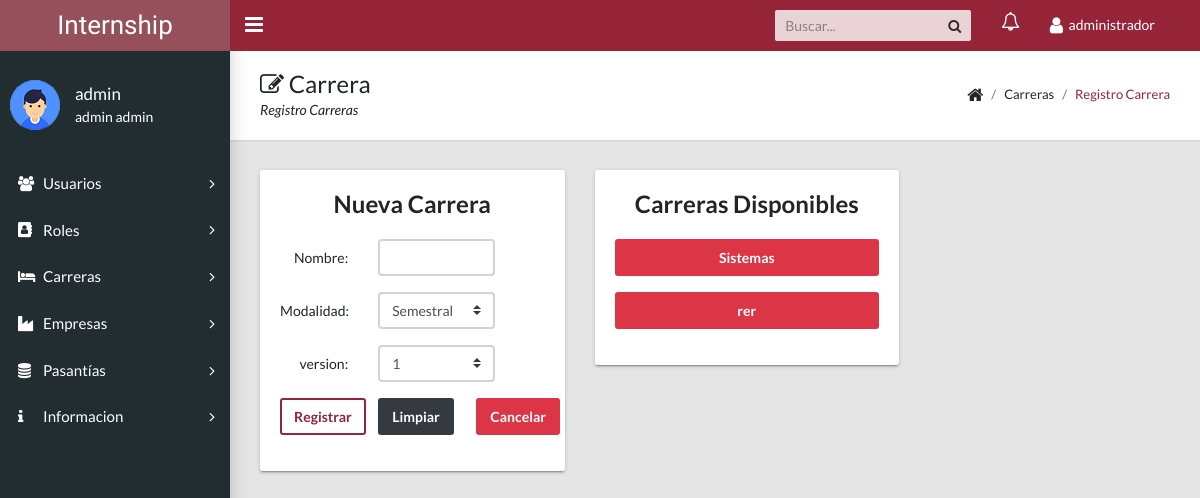
Before: /admin/docs/crear_carrera.php (signed in) with the older database file.
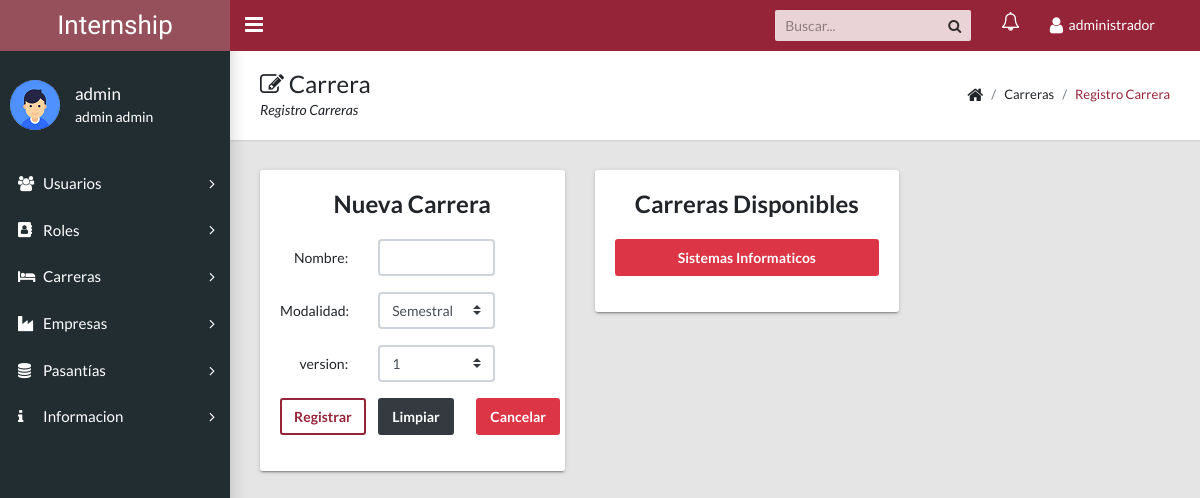
After: the same page with the newer database file.
### tables this page shows
CREATE TABLE `carrera` (
  `id_carrera` int(11) NOT NULL AUTO_INCREMENT,
  `nombrecarrera` varchar(45) DEFAULT NULL,
  `modalidad` varchar(45) DEFAULT NULL,
  `version` int(11) DEFAULT NULL,
  `activocarrera` tinyint(4) DEFAULT NULL,
  PRIMARY KEY (`id_carrera`)
);

### modelo/conexion.php (called while the page is built, shortened)
<?php
class conexion{
	public $con;
	function __construct(){
	$this->host="localhost";
	$this->user="root";
	$this->clave="";
	$this->db="inter";
	$this->con=mysqli_connect($this->host, $this->user,$this->clave);
	mysqli_query($this->con, 'SET NAMES UTF-8');
	if($this->con){
		mysqli_select_db($this->con,$this->db);
	}
	}
public function con_retorno($sql){
$resp=mysqli_query($this->con, $sql);
return $resp;
}
}

### admin/docs/crear_carrera.php (the view, shortened to what this page needs)
<?php
include_once ('../../modelo/conexion.php');
$con=new conexion();
$sql="select * from carrera where activocarrera=1";
$datos=$con->con_retorno($sql);
 ?>
<html>
<head>
    <link rel="stylesheet" href="css/main.css">
    <?php include_once('menu.php');
    ?>
</head>
<body>
<main class="app-content">
    <div class="app-title">
        <div>
            <h1><i class="fa fa-edit"></i> Carrera</h1>
            <p>Registro Carreras</p>
        </div>
        <ul class="app-breadcrumb breadcrumb">
            <li class="breadcrumb-item"><i class="fa fa-home fa-lg"></i></li>
            <li class="breadcrumb-item">Carreras</li>
            <li class="breadcrumb-item"><a href="#">Registro Carrera</a></li>
        </ul>
    </div>
    <div class="container">
        <div class="row">
            <div class="form-group row">
            <div class="col-md-6">
                <div class="tile">
                    <center><h3 class="tile-title">Nueva Carrera</h3></center>
                    <div class="tile-body">
                        <form name="f1" action="../../enrutador/enr_estudio.php" method="post" autocomplete="off" required>
                            <div class="form-group row"><label for="nombre" class="col-md-4 col-form-label text-md-right">Nombre:</label><div class="col-md-6"><input type="text" name="nombre" id="nombre" class="form-control" value="" required autofocus onkeypress="return sololetras(event);"></div></div>
                             <div  class="form-group row"><label for="modalidad" class="col-md-4 col-form-label text-md-right">Modalidad:</label><div class="col-md-6">
                                             <select class="custom-select" name="modalidad"  id="modalidad">
                                                <option>Semestral</option>
                                             </select>
                                         </div>
                             </div>
                             <div  class="form-group row"><label for="version" class="col-md-4 col-form-label text-md-right">version:</label><div class="col-md-6">
                                             <select class="custom-select" name="version"  id="version">
                                                <option>1</option>
                                             </select>
                                         </div>
                             </div>
                            <div class="form-group row" style="text-align:center"><div class="col-md-4">
                                    <button type="submit" class="btn btn-outline-primary" name="registrar">
                                        <span class="glyphicon glyphicon-log-in"></span> Registrar
                                    </button>
                                </div>
                                <div class ="col-md-4"><button type="reset" class="btn btn-dark">
                                        <span class="glyphicon glyphicon-pencil"></span>Limpiar
                                    </button></div>
                                <div class ="col-md-4"><a class="btn btn-danger" href="index.php">Cancelar
                                    </a></div>
                            </div>
                        </form>
                    </div>
                </div>
            </div>
            <div class="col-md-6">
                <div class="tile">
                    <center><h3 class="tile-title">Carreras Disponibles</h3></center>
                    <div class="tile-body">
                        <?php
                        while ($row=mysqli_fetch_assoc($datos)) {
                            echo "<div class='form-group row'>
                            <div class='col-md-12'>
                                <button class='btn btn-danger col-md-12'>$row[nombrecarrera]</button>
                            </div>
                            </div>";
                        }
                         ?>
                    </div>
                </div>
            </div>
        </div>
        </div>
    </div>
</main>
</body>
</html>

Changed rows visible on the page:
no longer on this page (row edited): carrera: nombrecarrera "rer"
changed carrera: nombrecarrera "Sistemas" → "Sistemas Informaticos"
